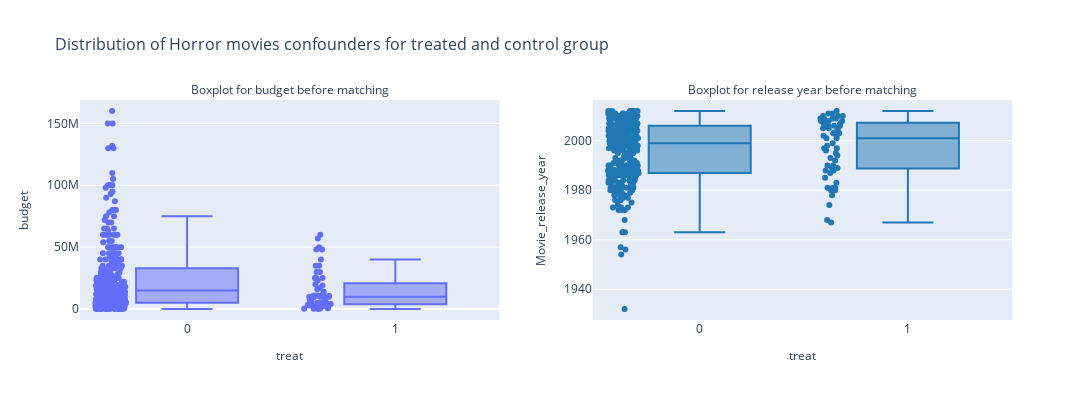

The notebook cell saved with this chart:
### Markdown cell above
Below is are the boxplots for the observed feature which is the box office revenue, as well as the confounders (budget and Movie release year).

### Code cell
confounder_distribution(horror_movies, 'treat' ,'budget', 'Movie_release_year', balanced=False)

print_mean_std(treatment, control, 'budget')
print_mean_std(treatment, control, 'Movie_release_year')

### Figure 1 — Plotly figure (JSON) as saved in the notebook; plotly's stock layout.template omitted (floating-point values rounded to 4 significant figures; data arrays with more than 128 entries replaced by an {"elided": "..."} marker saying what was removed)
{"data": [{"alignmentgroup": "True", "boxpoints": "all", "hovertemplate": "treat=%{x}<br>budget=%{y}<extra></extra>", "legendgroup": "", "marker": {"color": "#636efa"}, "name": "", "notched": false, "offsetgroup": "", "orientation": "v", "showlegend": false, "type": "box", "x": {"elided": "379 int values"}, "x0": " ", "xaxis": "x", "y": {"elided": "379 int values"}, "y0": " ", "yaxis": "y"}, {"alignmentgroup": "True", "boxpoints": "all", "hovertemplate": "treat=%{x}<br>Movie_release_year=%{y}<extra></extra>", "legendgroup": "", "marker": {"color": "#1f77b4"}, "name": "", "notched": false, "offsetgroup": "", "orientation": "v", "showlegend": false, "type": "box", "x": {"elided": "379 int values"}, "x0": " ", "xaxis": "x2", "y": {"elided": "379 int values"}, "y0": " ", "yaxis": "y2"}], "layout": {"annotations": [{"font": {"size": 12}, "showarrow": false, "text": "Boxplot for budget before matching", "x": 0.225, "xanchor": "center", "xref": "paper", "y": 1, "yanchor": "bottom", "yref": "paper"}, {"font": {"size": 12}, "showarrow": false, "text": "Boxplot for release year before matching", "x": 0.775, "xanchor": "center", "xref": "paper", "y": 1, "yanchor": "bottom", "yref": "paper"}], "height": 400, "showlegend": true, "title": {"font": {"size": 16}, "text": "Distribution of Horror movies confounders for treated and control group"}, "width": 1100, "xaxis": {"anchor": "y", "domain": [0, 0.45], "title": {"font": {"size": 12}, "text": "treat"}}, "xaxis2": {"anchor": "y2", "domain": [0.55, 1], "title": {"font": {"size": 12}, "text": "treat"}}, "yaxis": {"anchor": "x", "domain": [0, 1], "title": {"font": {"size": 12}, "text": "budget"}}, "yaxis2": {"anchor": "x2", "domain": [0, 1], "title": {"font": {"size": 12}, "text": "Movie_release_year"}}}}
